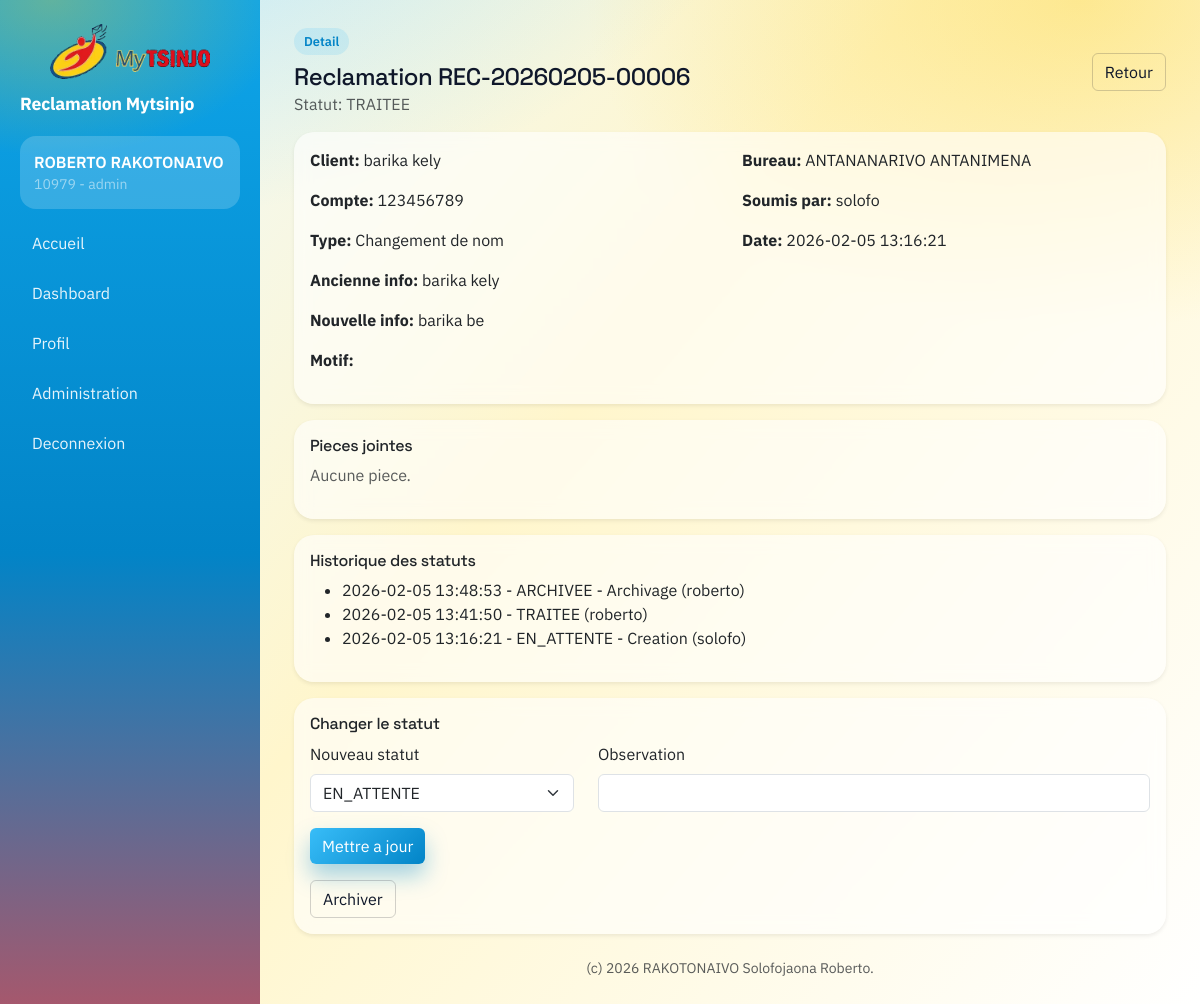
Page /reclamation/6 (signed in) on the committed database.
### tables this page shows
CREATE TABLE users (
        id INTEGER PRIMARY KEY AUTOINCREMENT,
        username TEXT UNIQUE,
        password TEXT,
        role TEXT,
        bureau_id INTEGER
    , active INTEGER DEFAULT 1, created_at DATETIME DEFAULT CURRENT_TIMESTAMP, prenom TEXT, nom TEXT, matricule TEXT);

CREATE TABLE reclamations (
        id INTEGER PRIMARY KEY AUTOINCREMENT,
        numero_dossier TEXT,
        bureau_id INTEGER,
        user_id INTEGER,
        type_id INTEGER,
        numero_compte TEXT,
        nom_client TEXT,
        ancienne_valeur TEXT,
        nouvelle_valeur TEXT,
        motif TEXT,
        statut TEXT DEFAULT 'EN_ATTENTE',
        created_at DATETIME DEFAULT CURRENT_TIMESTAMP
    , observation TEXT, updated_at DATETIME, archived INTEGER DEFAULT 0, reminder_requested_at DATETIME, reminder_disabled_until DATETIME, reminder_auto_at DATETIME, reminder_last_sent_at DATETIME, reminder_auto_sent_at DATETIME);

CREATE TABLE types_reclamation (
        id INTEGER PRIMARY KEY AUTOINCREMENT,
        code TEXT,
        libelle TEXT
    , actif INTEGER DEFAULT 1);

CREATE TABLE bureaux (
        id INTEGER PRIMARY KEY AUTOINCREMENT,
        code_bureau TEXT UNIQUE,
        nom_bureau TEXT
    , province TEXT);

CREATE TABLE historique_statut (
        id INTEGER PRIMARY KEY AUTOINCREMENT,
        reclamation_id INTEGER,
        ancien_statut TEXT,
        nouveau_statut TEXT,
        observation TEXT,
        user_id INTEGER,
        created_at DATETIME DEFAULT CURRENT_TIMESTAMP
    );

### reclamations.py (the view)
@reclamation_bp.route("/reclamation/<int:reclamation_id>", methods=["GET"])
@login_required
def view_reclamation(reclamation_id):
    db = get_db()
    reclamation = db.execute(
        """
        SELECT r.*, b.nom_bureau, t.libelle, u.username
        FROM reclamations r
        LEFT JOIN bureaux b ON b.id = r.bureau_id
        LEFT JOIN types_reclamation t ON t.id = r.type_id
        LEFT JOIN users u ON u.id = r.user_id
        WHERE r.id = ?
        """,
        (reclamation_id,),
    ).fetchone()
    if not reclamation:
        db.close()
        abort(404)
    if current_user.role == "agent" and str(reclamation["user_id"]) != str(current_user.id):
        db.close()
        abort(403)
    pieces = db.execute(
        "SELECT id, filename, original_name, uploaded_at FROM pieces_jointes WHERE reclamation_id = ?",
        (reclamation_id,),
    ).fetchall()
    historique = db.execute(
        """
        SELECT h.*, u.username
        FROM historique_statut h
        LEFT JOIN users u ON u.id = h.user_id
        WHERE h.reclamation_id = ?
        ORDER BY h.created_at DESC
        """,
        (reclamation_id,),
    ).fetchall()
    db.close()
    now = now_local()
    disabled_until = _parse_dt(reclamation["reminder_disabled_until"])
    reminder_disabled = bool(disabled_until and disabled_until > now)
    reminder_remaining_min = None
    if reminder_disabled:
        seconds = max(0, int((disabled_until - now).total_seconds()))
        reminder_remaining_min = max(1, math.ceil(seconds / 60))
    return render_template(
        "reclamation_detail.html",
        reclamation=reclamation,
        pieces=pieces,
        historique=historique,
        reminder_disabled=reminder_disabled,
        reminder_remaining_min=reminder_remaining_min,
    )

### auth.py (called while the page is built)
def load_user(user_id):
    db = get_db()
    user = db.execute(
        "SELECT id, username, role, bureau_id, prenom, nom, matricule FROM users WHERE id = ? AND active = 1",
        (user_id,),
    ).fetchone()
    db.close()
    if not user:
        return None
    return User(user["id"], user["username"], user["role"], user["bureau_id"], user["prenom"], user["nom"], user["matricule"])

### database.py (called while the page is built, shortened)
def get_db():
    conn = sqlite3.connect(DATABASE_PATH)
    conn.row_factory = sqlite3.Row
    conn.execute("PRAGMA foreign_keys = ON")
    return DBConn(conn)

    def execute(self, sql, params=None):
        if _USE_POSTGRES:
            cur = self.conn.cursor()
            cur.execute(_translate_params(sql), params or ())
            return PgCursor(cur)
        return self.conn.execute(sql, params or ())

    def close(self):
        return self.conn.close()

### reclamations.py (called while the page is built, shortened)
def _parse_dt(value):
    if not value:
        return None

### time_utils.py (called while the page is built)
def now_local():
    return datetime.now()

### templates/reclamation_detail.html (shortened to what this page needs)
{% extends "base.html" %}
{% block content %}
  <div class="d-flex align-items-center justify-content-between mb-3">
    <div>
      <div class="pill mb-2">Detail</div>
      <h1 class="h4 mb-0">Reclamation {{ reclamation["numero_dossier"] }}</h1>
      <p class="text-muted mb-0">Statut: {{ reclamation["statut"] }}</p>
    </div>
    <a class="btn btn-outline-secondary" href="/dashboard">Retour</a>
  </div>
  <div class="card shadow-sm mb-3">
    <div class="card-body">
      <div class="row">
        <div class="col-md-6">
          <p><strong>Client:</strong> {{ reclamation["nom_client"] }}</p>
          <p><strong>Compte:</strong> {{ reclamation["numero_compte"] }}</p>
          <p><strong>Type:</strong> {{ reclamation["libelle"] or "-" }}</p>
        </div>
        <div class="col-md-6">
          <p><strong>Bureau:</strong> {{ reclamation["nom_bureau"] or "-" }}</p>
          <p><strong>Soumis par:</strong> {{ reclamation["username"] or "-" }}</p>
          <p><strong>Date:</strong> {{ reclamation["created_at"] }}</p>
        </div>
      </div>
      <p><strong>Ancienne info:</strong> {{ reclamation["ancienne_valeur"] or "-" }}</p>
      <p><strong>Nouvelle info:</strong> {{ reclamation["nouvelle_valeur"] or "-" }}</p>
      <p><strong>Motif:</strong> {{ reclamation["motif"] }}</p>
    </div>
  </div>
  <div class="card shadow-sm mb-3">
    <div class="card-body">
      <h2 class="h6">Pieces jointes</h2>
      {% if pieces %}
        <ul>
          {% for p in pieces %}
            <li>
              <a href="/uploads/{{ p['filename'] }}">{{ p["original_name"] }}</a>
              <small class="text-muted">({{ p["uploaded_at"] }})</small>
            </li>
          {% endfor %}
        </ul>
      {% else %}
        <p class="text-muted">Aucune piece.</p>
      {% endif %}
    </div>
  </div>
  <div class="card shadow-sm mb-3">
    <div class="card-body">
      <h2 class="h6">Historique des statuts</h2>
      {% if historique %}
        <ul>
          {% for h in historique %}
            <li>
              {{ h["created_at"] }} - {{ h["nouveau_statut"] }}
              {% if h["observation"] %} - {{ h["observation"] }}{% endif %}
              {% if h["username"] %} ({{ h["username"] }}){% endif %}
            </li>
          {% endfor %}
        </ul>
      {% else %}
        <p class="text-muted">Aucun historique.</p>
      {% endif %}
    </div>
  </div>
  {% if current_user.role in ["supervisor", "admin"] %}
    <div class="card shadow-sm">
      <div class="card-body">
        <h2 class="h6">Changer le statut</h2>
        <form method="post" action="/reclamation/{{ reclamation['id'] }}/status">
          <div class="row">
            <div class="col-md-4 mb-3">
              <label class="form-label">Nouveau statut</label>
              <select class="form-select" name="statut">
                <option value="EN_ATTENTE">EN_ATTENTE</option>
              </select>
            </div>
            <div class="col-md-8 mb-3">
              <label class="form-label">Observation</label>
              <input class="form-control" name="observation" />
            </div>
          </div>
          <button class="btn btn-primary" type="submit">Mettre a jour</button>
        </form>
        {% if reclamation["statut"] == "TRAITEE" %}
          <form method="post" action="/reclamation/{{ reclamation['id'] }}/archive" class="mt-3">
            <button class="btn btn-outline-secondary" type="submit">Archiver</button>
          </form>
        {% endif %}
      </div>
    </div>
  {% endif %}
{% endblock %}

### templates/base.html (shortened to what this page needs)
<!doctype html>
<html lang="fr">
  <head>
    <link
      href="https://cdn.jsdelivr.net/npm/bootstrap@5.3.2/dist/css/bootstrap.min.css"
      rel="stylesheet"
    />
  </head>
  <body class="bg-light">
    <div class="app-shell">
      <aside class="sidebar">
        <img
          class="brand-logo"
          src="{{ url_for('static', filename='logo_epargnes.png') }}"
          alt="Logo epargnes"
        />
        <div class="brand">Reclamation Mytsinjo</div>
        {% if current_user.is_authenticated %}
          <div class="user-card">
            <div class="fw-semibold">
              {{ current_user.prenom }} {{ current_user.nom }}
            </div>
            <div class="small text-white-50">
              {{ current_user.matricule }} - {{ current_user.role }}
            </div>
          </div>
        {% endif %}
        <nav class="nav flex-column mt-2">
          <a class="nav-link" href="/">Accueil</a>
          <a class="nav-link" href="/dashboard">Dashboard</a>
          {% if current_user.is_authenticated %}
            <a class="nav-link" href="/profile">Profil</a>
            {% if current_user.role == "admin" %}
              <a class="nav-link" href="/admin">Administration</a>
            {% endif %}
            <a class="nav-link" href="/logout">Deconnexion</a>
          {% else %}
            <a class="nav-link" href="/login">Connexion</a>
            <a class="nav-link" href="/register">Creer un compte</a>
          {% endif %}
        </nav>
      </aside>
      <main class="content">
        {% block content %}{% endblock %}
        <footer class="mt-auto pt-4 text-muted small text-center">
            (c) 2026 RAKOTONAIVO Solofojaona Roberto.
        </footer>
      </main>
    </div>
    <div id="toast-container" class="toast-container position-fixed top-0 end-0 p-3" style="z-index: 1080;"></div>
  </body>
</html>

### templates/base.html (style rules this page uses)
:root { --ink: #0f172a; --muted: #5b6b7a; --sky: #38bdf8; --sky-deep: #0284c7; --sun: #facc15; --sun-deep: #eab308; --flare: #ef4444; --card: #ffffff; --shadow: 0 18px 40px rgba(2, 132, 199, 0.18); --glass: rgba(255, 255, 255, 0.6); }
body { font-family: "IBM Plex Sans", system-ui, -apple-system, "Segoe UI", sans-serif; color: var(--ink); background: radial-gradient(1100px 700px at 10% -20%, rgba(56, 189, 248, 0.35) 0%, transparent 60%), radial-gradient(900px 600px at 90% 0%, rgba(250, 204, 21, 0.35) 0%, transparent 55%), linear-gradient(130deg, #eef9ff 0%, #fff6cc 45%, #ffffff 100%); min-height: 100vh; }
h1, h2, h3, .navbar-brand { font-family: "Space Grotesk", "IBM Plex Sans", sans-serif; letter-spacing: -0.02em; }
.app-shell { display: grid; grid-template-columns: 260px 1fr; min-height: 100vh; }
.sidebar { background: radial-gradient(400px 260px at 20% 0%, rgba(250, 204, 21, 0.35), transparent 60%), linear-gradient(180deg, #0ea5e9 0%, #0284c7 55%, #ef4444 120%); color: #fff; padding: 24px 20px; }
.brand { font-weight: 700; font-size: 1.1rem; letter-spacing: -0.01em; }
.brand-logo { width: 100%; max-width: 160px; height: auto; display: block; margin: 0 auto 12px; border-radius: 12px; }
.nav-link { color: rgba(255, 255, 255, 0.9); border-radius: 12px; padding: 10px 12px; margin-bottom: 6px; }
.sidebar .user-card { background: rgba(255, 255, 255, 0.18); border-radius: 16px; padding: 14px; margin: 18px 0 12px; }
.content { padding: 28px 34px; display: flex; flex-direction: column; min-height: 100vh; }
.card { border: none; border-radius: 20px; box-shadow: var(--shadow); background: var(--glass); backdrop-filter: blur(8px); }
.btn-primary { background: linear-gradient(135deg, var(--sky), var(--sky-deep)); border: none; box-shadow: 0 12px 22px rgba(2, 132, 199, 0.35); }
.btn-outline-secondary { border-color: rgba(31, 31, 46, 0.2); color: var(--ink); }
.pill { display: inline-flex; padding: 4px 10px; border-radius: 999px; font-size: 0.8rem; font-weight: 600; background: rgba(56, 189, 248, 0.15); color: var(--sky-deep); }

### rows in the picture
users: prenom "ROBERTO", nom "RAKOTONAIVO", matricule "10979", role "admin"
reclamations: numero_dossier "REC-20260205-00006", statut "TRAITEE", nom_client "barika kely", numero_compte "123456789", created_at "2026-02-05 13:16:21", ancienne_valeur "barika kely", nouvelle_valeur "barika be"
types_reclamation: libelle "Changement de nom"
bureaux: nom_bureau "ANTANANARIVO ANTANIMENA"
users: username "solofo"
historique_statut: created_at "2026-02-05 13:48:53", nouveau_statut "ARCHIVEE", observation "Archivage", username "roberto"
historique_statut: created_at "2026-02-05 13:41:50", nouveau_statut "TRAITEE", username "roberto"
historique_statut: created_at "2026-02-05 13:16:21", nouveau_statut "EN_ATTENTE", observation "Creation", username "solofo"
